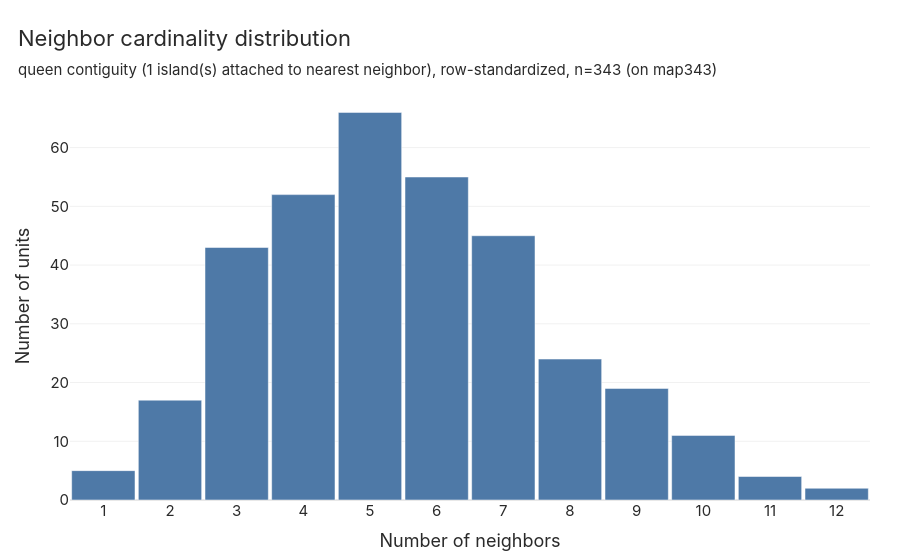

Notebook cell for this chart:
### Markdown cell above
The package's default, used when no weights are given, is **queen contiguity**: two municipalities are neighbours when they share a border or a corner. How does it compare?

### Code cell
queen = geo.connectivity("map343")
print(queen.interpret())
queen.fig_hist

### Figure 1 — Plotly figure (JSON) as saved in the notebook; plotly's stock layout.template omitted (floating-point values rounded to 4 significant figures)
{"data": [{"hovertemplate": "neighbors: %{x}<br>units: %{y}<extra></extra>", "marker": {"color": "#4E79A7"}, "name": "units", "type": "bar", "x": [1, 2, 3, 4, 5, 6, 7, 8, 9, 10, 11, 12], "y": [5, 17, 43, 52, 66, 55, 45, 24, 19, 11, 4, 2]}], "layout": {"bargap": 0.05, "margin": {"t": 92}, "showlegend": false, "title": {"subtitle": {"text": "queen contiguity (1 island(s) attached to nearest neighbor), row-standardized, n=343 (on map343)"}, "text": "Neighbor cardinality distribution"}, "xaxis": {"dtick": 1, "title": {"text": "Number of neighbors"}}, "yaxis": {"title": {"text": "Number of units"}}}}
